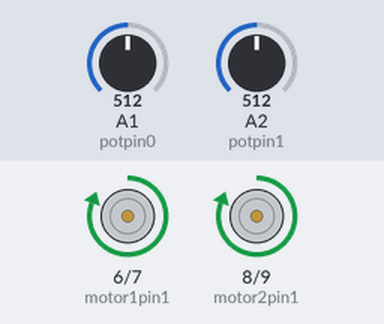
Bench run of a sketch on a simulated Arduino Uno, built with avr-gcc and run on an emulated ATmega328P. Shown: motor-driver pin pairs drawn as motors (green arrow = first pin HIGH = forward, orange = second pin HIGH = backward, longer = more drive). Inputs (shaded band) come from the test bench; at power-on: A1 (potpin0) = 512, A2 (potpin1) = 512.

Above: at 1.2 s.
1.3 s: A1 (potpin0) set to 716
At 2.1 s:
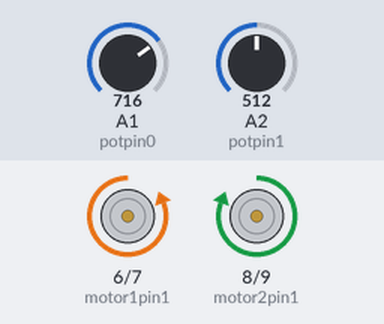
2.8 s: A2 (potpin1) set to 900
At 3.2 s:
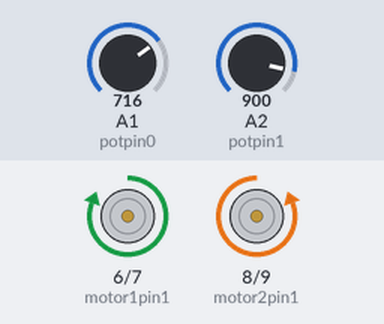
4.3 s: A2 (potpin1) set to 716
At 5.5 s:
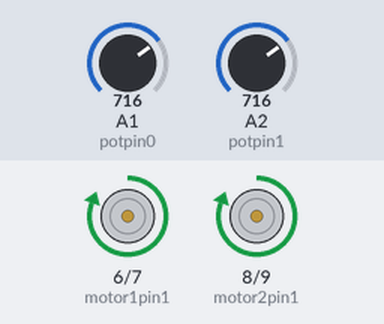
5.8 s: A2 (potpin1) set to 511
At 6.7 s:
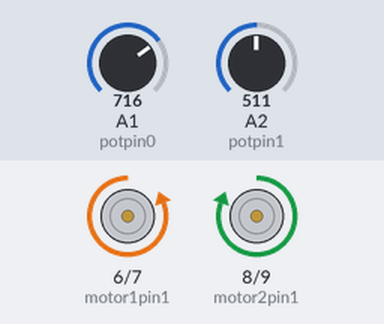
Timing chart, 0 to 8.3 s (numbered marks = the images above; inputs shaded):
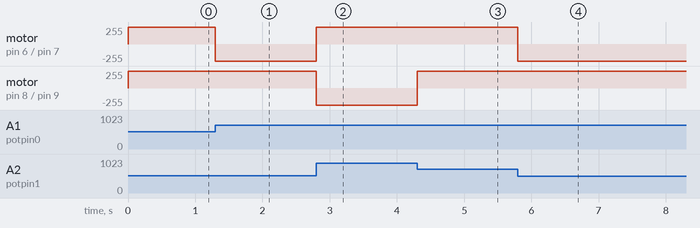

Measured:
- after the input at 1.3 s, motor on pin 6 (motor1pin1) / pin 7 (motor1pin2): forward 255/255 → backward 255/255 at once
- after the input at 2.8 s, motor on pin 6 (motor1pin1) / pin 7 (motor1pin2): backward 255/255 → forward 255/255 at once; motor on pin 8 (motor2pin1) / pin 9 (motor2pin2): forward 255/255 → backward 255/255 at once
- after the input at 4.3 s, motor on pin 8 (motor2pin1) / pin 9 (motor2pin2): backward 255/255 → forward 255/255 at once
- after the input at 5.8 s, motor on pin 6 (motor1pin1) / pin 7 (motor1pin2): forward 255/255 → backward 255/255 at once

The sketch:

sketch_dec29c.ino
```cpp
#include <Servo.h>

Servo leftservo;  // create servo object to control a servo
Servo rightservo;

int potpin0 = 1;  // analog pin used to connect the potentiometer
int left;    // variable to read the value from the analog pin
int potpin1 = 2;
int right;
int motor1pin1=6;
int motor1pin2=7;
int motor2pin1=8;
int motor2pin2=9;
void setup()
{
pinMode(motor1pin1,OUTPUT);
pinMode(motor1pin2,OUTPUT);
pinMode(motor2pin1,OUTPUT);
pinMode(motor2pin2,OUTPUT);
}

void loop()
{
  left = analogRead(potpin0);
  right = analogRead(potpin1);

  if(left < right)
  {  digitalWrite(motor1pin1,HIGH);
  digitalWrite(motor1pin2,LOW);
  digitalWrite(motor2pin1,LOW);
  digitalWrite(motor2pin2,HIGH);}

  else if (left > right)
  { digitalWrite(motor1pin1,LOW);
  digitalWrite(motor1pin2,HIGH);
  digitalWrite(motor2pin1,HIGH);
  digitalWrite(motor2pin2,LOW);}

  else
  {digitalWrite(motor1pin1,HIGH);
  digitalWrite(motor1pin2,LOW);
  digitalWrite(motor2pin1,HIGH);
  digitalWrite(motor2pin2,LOW);}

}
```
